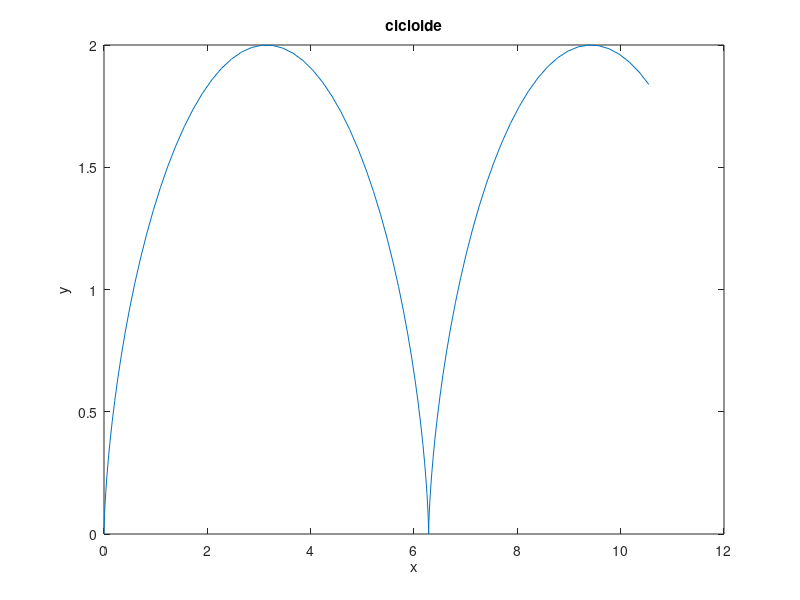

MATLAB code for this plot:
clear
clc

% intervallo dei tempi
t = 0: 0.1: 10;

% costruisco i vettori per x e y
x = t - sin(t);
y = 1 - cos(t);

% disegno la funzione
plot(x, y);
xlabel('x');
ylabel('y');
title('cicloide');